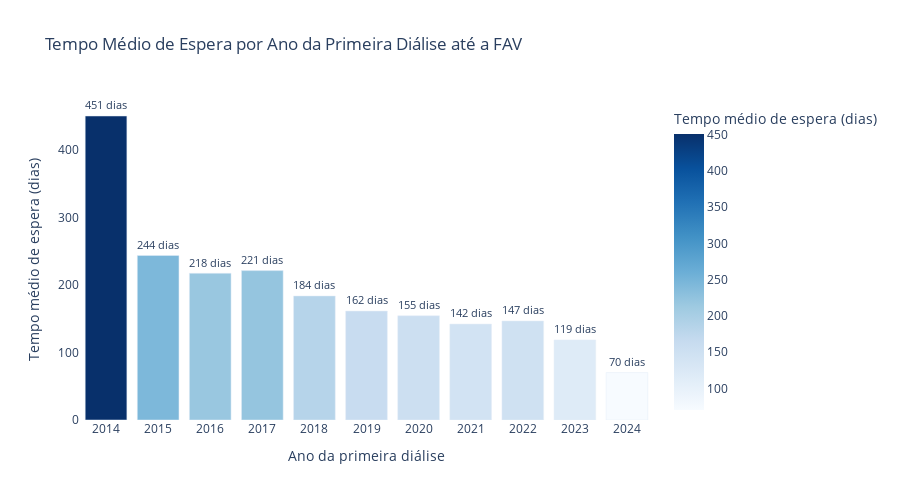

Source (notebook cell):
### Code cell
df_espera['ano_primeira_dialise'] = df_espera['data_primeira_dialise'].dt.year
df_agrupado = df_espera.groupby('ano_primeira_dialise')['tempo_entre_fav_e_primeira_dialise'].mean().reset_index()

fig2_p1 = px.bar(
    df_agrupado,
    x='ano_primeira_dialise',
    y='tempo_entre_fav_e_primeira_dialise',
    text='tempo_entre_fav_e_primeira_dialise',
    labels={
        'ano_primeira_dialise': 'Ano da Primeira Diálise',
        'tempo_entre_fav_e_primeira_dialise': 'Tempo médio de espera (dias)'
    },
    title='Tempo Médio de Espera por Ano da Primeira Diálise até a FAV',
    color='tempo_entre_fav_e_primeira_dialise',
    color_continuous_scale='Blues'
)

# Personalizar layout
fig2_p1.update_traces(texttemplate='%{text:.0f} dias', textposition='outside')

fig2_p1.update_layout(
    xaxis=dict(tickmode='linear'),
    yaxis_title='Tempo médio de espera (dias)',
    xaxis_title='Ano da primeira diálise',
    uniformtext_minsize=8,
    uniformtext_mode='hide',
    plot_bgcolor='white',
    width=900,
    height=500
)

fig2_p1.show()

### Figure 1 — Plotly figure (JSON) as saved in the notebook; plotly's stock layout.template omitted (floating-point values rounded to 4 significant figures)
{"data": [{"hovertemplate": "Ano da Primeira Diálise=%{x}<br>Tempo médio de espera (dias)=%{marker.color}<extra></extra>", "legendgroup": "", "marker": {"color": [450.6, 243.9, 217.6, 221.4, 183.9, 161.5, 154.5, 142.2, 146.8, 118.7, 70.34], "coloraxis": "coloraxis", "pattern": {"shape": ""}}, "name": "", "orientation": "v", "showlegend": false, "text": [450.6, 243.9, 217.6, 221.4, 183.9, 161.5, 154.5, 142.2, 146.8, 118.7, 70.34], "textposition": "outside", "texttemplate": "%{text:.0f} dias", "type": "bar", "x": [2014, 2015, 2016, 2017, 2018, 2019, 2020, 2021, 2022, 2023, 2024], "xaxis": "x", "y": [450.6, 243.9, 217.6, 221.4, 183.9, 161.5, 154.5, 142.2, 146.8, 118.7, 70.34], "yaxis": "y"}], "layout": {"barmode": "relative", "coloraxis": {"colorbar": {"title": {"text": "Tempo médio de espera (dias)"}}, "colorscale": [[0, "rgb(247,251,255)"], [0.125, "rgb(222,235,247)"], [0.25, "rgb(198,219,239)"], [0.375, "rgb(158,202,225)"], [0.5, "rgb(107,174,214)"], [0.625, "rgb(66,146,198)"], [0.75, "rgb(33,113,181)"], [0.875, "rgb(8,81,156)"], [1, "rgb(8,48,107)"]]}, "height": 500, "legend": {"tracegroupgap": 0}, "plot_bgcolor": "white", "title": {"text": "Tempo Médio de Espera por Ano da Primeira Diálise até a FAV"}, "uniformtext": {"minsize": 8, "mode": "hide"}, "width": 900, "xaxis": {"anchor": "y", "domain": [0, 1], "tickmode": "linear", "title": {"text": "Ano da primeira diálise"}}, "yaxis": {"anchor": "x", "domain": [0, 1], "title": {"text": "Tempo médio de espera (dias)"}}}}
